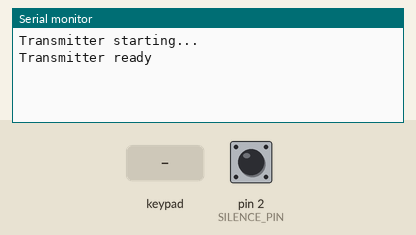
Recording of a sketch running on a simulated Arduino Nano, built with avr-gcc and run on an emulated ATmega328P. On the bench: the last lines printed to the serial monitor. The inputs (shaded band) are chosen by the test bench; at power-on: pin 2 (SILENCE_PIN) HIGH. No radio packets arrive unless stated.

Above: at 1.2 s.
1.3 s: pin 2 (SILENCE_PIN) pulled LOW for 0.15 s
At 1.9 s:
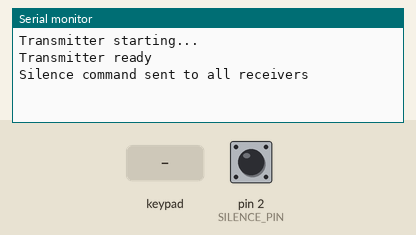
2.9 s: key '1' pressed
At 3.9 s:
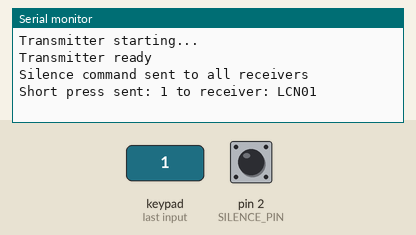
4.5 s: keypad keys 1 2 # pressed 0.4 s apart
At 6.0 s:
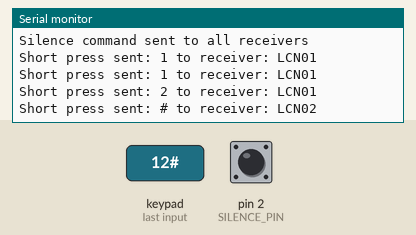
7.2 s: key 'A' pressed
At 7.8 s:
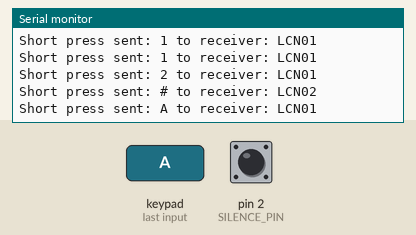
8.9 s: keypad keys 1 2 * pressed 0.4 s apart
At 10.6 s:
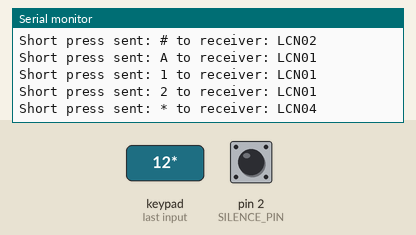
11.6 s: key 'B' pressed
At 13.0 s:
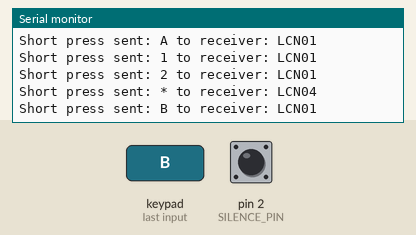

Measured:
- after the input at 1.3 s, the serial monitor: prints a new line after 0.07 s (image 1)
- after the input at 2.9 s, the serial monitor: prints a new line after 0.15 s (image 2)
- after the input at 4.5 s, the serial monitor: prints a new line after 0.60 s (image 3)
- after the input at 7.2 s, the serial monitor: prints a new line after 0.21 s (image 4)
- after the input at 8.9 s, the serial monitor: prints a new line after 0.19 s (image 5)
- after the input at 11.6 s, the serial monitor: prints a new line after 0.16 s (image 6)

The sketch:

MRRLayoutControlNode_TX_LCN00_V4.ino
```cpp
/* Model Railroad Layout Control Node
   Transmitter (or Master)

A system with one transmitter module and up to 5 receiver modules using NRF24L01 radios.
The transmitter will send keypad commands to the receivers, which will play audio files accordingly.

Required Libraries
Make sure to install these libraries in your Arduino IDE:

RF24 by TMRh20 (for NRF24L01 communication)
DYPlayerArduino (for audio playback)
I2CKeyPad (for keypad input)
Implementation Notes

Transmitter Configuration:
The transmitter reads the keypad and silence button
It detects short and long presses
It sends commands to specific receivers or all receivers
Receiver Configuration:

Each receiver has a unique ID (1-5)
They listen for commands addressed to them or to all receivers
They play audio files based on the received commands
Addressing System:

Each receiver has a unique address ("LCN01", "LCN02", etc.)
The transmitter can target specific receivers or broadcast to all
Message Structure:

receiverId: 0 for all receivers, 1-5 for specific receivers
commandType: 1=short press, 2=long press, 3=silence
keyValue: The key that was pressed
Customization:

Change the RECEIVER_ID constant in each receiver's code to match its position (1-5)
Adjust radio power level (RF24_PA_LOW, RF24_PA_HIGH, RF24_PA_MAX) based on your range needs
Modify the channel if you experience interference

Setup NOTES:
If Using Nano Terminal Adapter V2.0 (Better for transmitter - More open PWM pins)
#define CE_PIN 10  // D7 for Nano Terminal Adapter V3 D10 for V2  V2 better for TX
#define CSN_PIN 9  // D8 for Nano Terminal Adapter V3 D9 for V2
D11 is also a PWM Pin that is being wasted

Replace these lines if Transmitter is using Nano Terminal Adapter Version 2.

// NRF24L01 pins
#define CE_PIN 10  // D7 for Nano Terminal Adapter V3 D10 for V2  V2 better for TX
#define CSN_PIN 9  // D8 for Nano Terminal Adapter V3 D9 for V2


*/


#include <Arduino.h>
#include <SPI.h>
#include <RF24.h>
#include "I2CKeyPad.h"

// NRF24L01 pins
#define CE_PIN 7   // D7
#define CSN_PIN 8  // D8

// Define addresses for up to 5 receivers
const byte addresses[][6] = { "LCN01", "LCN02", "LCN03", "LCN04", "LCN05" };
const uint8_t NUM_RECEIVERS = 5;

// Create RF24 radio object
RF24 radio(CE_PIN, CSN_PIN);

// Keypad setup
const uint8_t KEYPAD_ADDRESS = 0x20;
I2CKeyPad keyPad(KEYPAD_ADDRESS);
uint32_t lastKeyPressed = 0;
char iChar = ' ';
char lastKey = 'N';

// Long press detection
const unsigned long LONG_PRESS_THRESHOLD = 1000;  // 1 second
unsigned long pressStartTime = 0;
bool longPressProcessed = false;
bool shortPressProcessed = false;

// Silence button
const int SILENCE_PIN = 2;  // D2 on Nano

// Message structure
struct CommandMessage {
  uint8_t receiverId;   // 0 = all receivers, 1-5 = specific receiver
  uint8_t commandType;  // 1 = short press, 2 = long press, 3 = silence
  char keyValue;        // The key that was pressed
};

void setup() {
  Serial.begin(115200);
  Serial.println("Transmitter starting...");

  // Initialize radio
  if (!radio.begin()) {
    Serial.println("Radio hardware not responding!");
    while (1) {}  // Hold in infinite loop
  }

  // Radio setup
  radio.setPALevel(RF24_PA_LOW);    // RF24_PA_MAX for longer range
  radio.setDataRate(RF24_250KBPS);  // Slower for better range
  radio.setChannel(76);             // Channel (0-125, away from WiFi)
  radio.setRetries(3, 5);           // Delay, count

  // Setup for broadcasting to all receivers
  radio.stopListening();

  // Setup keypad
  if (!keyPad.begin()) {
    Serial.println("Keypad not found!");
    while (1)
      ;
  }

  // Setup silence button with internal pullup
  pinMode(SILENCE_PIN, INPUT_PULLUP);

  Serial.println("Transmitter ready");
}

// Function to send to a specific receiver
void sendToReceiver(CommandMessage &msg, uint8_t receiverId) {
  if (receiverId > 0 && receiverId <= NUM_RECEIVERS) {
    radio.openWritingPipe(addresses[receiverId - 1]);
    radio.write(&msg, sizeof(msg));
  }
}

// Function to determine which receiver to send to based on key
uint8_t getReceiverForKey(char key) {
  // According to the table:
  // Keys 1-6, A, B -> LCN01
  // Keys 7-9, # -> LCN02
  // Keys C, D -> LCN03
  // Key * -> LCN04
  // Key 0 -> LCN05

  if (key >= '1' && key <= '6' || key == 'A' || key == 'B') {
    return 1;  // LCN01
  } else if (key >= '7' && key <= '9' || key == '#') {
    return 2;  // LCN02
  } else if (key == 'C' || key == 'D') {
    return 3;  // LCN03
  } else if (key == '*') {
    return 4;  // LCN04
  } else if (key == '0') {
    return 5;  // LCN05
  }

  return 0;  // Default (should not reach here)
}

void loop() {
  uint32_t now = millis();
  char plpKey[19] = "123A456B789C*0#DNF";
  uint8_t index = keyPad.getKey();

  // Check silence button
  if (digitalRead(SILENCE_PIN) == LOW) {
    CommandMessage msg = { 0, 3, 'S' };  // Send to all receivers
    for (int i = 0; i < NUM_RECEIVERS; i++) {
      radio.openWritingPipe(addresses[i]);
      radio.write(&msg, sizeof(msg));
      delay(5);  // Small delay between transmissions
    }
    Serial.println("Silence command sent to all receivers");
    delay(50);  // Simple debounce
  }

  if (index < strlen(plpKey)) {
    iChar = plpKey[index];
  } else {
    iChar = 'N';
  }

  // Key press handling with long press detection
  if (iChar != 'N' && iChar != lastKey) {  // New key press
    pressStartTime = now;
    lastKey = iChar;
    longPressProcessed = false;
    shortPressProcessed = false;
  } else if (iChar != 'N' && iChar == lastKey) {  // Key still held
    if (!longPressProcessed && (now - pressStartTime >= LONG_PRESS_THRESHOLD)) {
      // Long press detected
      longPressProcessed = true;
      shortPressProcessed = true;

      // Determine which receiver to send to
      uint8_t receiverId = getReceiverForKey(iChar);

      CommandMessage msg = { receiverId, 2, iChar };  // Long press
      sendToReceiver(msg, receiverId);

      Serial.print("Long press sent: ");
      Serial.print(iChar);
      Serial.print(" to receiver: LCN0");
      Serial.println(receiverId);
    }
  } else if (iChar == 'N' && lastKey != 'N') {  // Key released
    if (!longPressProcessed && !shortPressProcessed) {
      // Short press detected

      // Determine which receiver to send to
      uint8_t receiverId = getReceiverForKey(lastKey);

      CommandMessage msg = { receiverId, 1, lastKey };  // Short press
      sendToReceiver(msg, receiverId);

      Serial.print("Short press sent: ");
      Serial.print(lastKey);
      Serial.print(" to receiver: LCN0");
      Serial.println(receiverId);
    }
    lastKey = 'N';
  }

  delay(50);  // Small delay for stability
}
```
